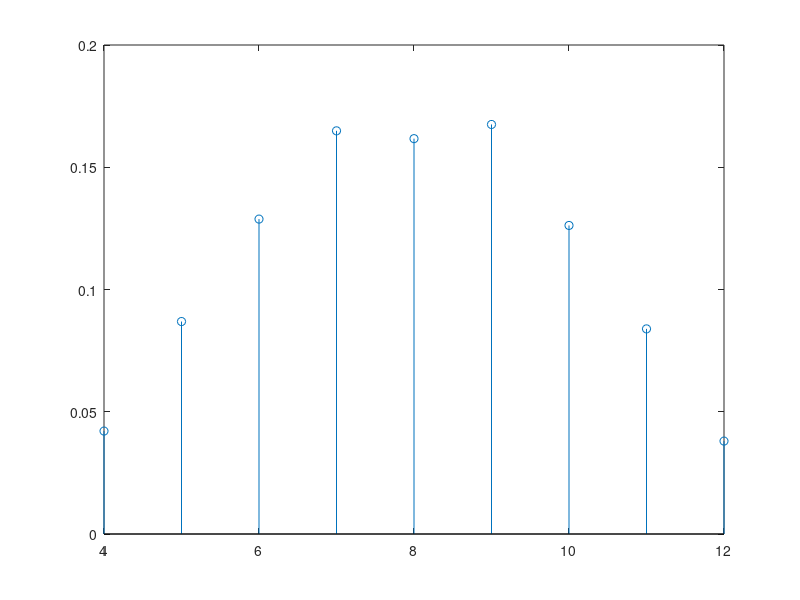

Write MATLAB code to recreate this figure. (Note: this script raises an error after producing the figure.)
% EXERCÍCIO 1
% Considere um processo aleatório que gera dois números: o primeiro número
% de 3 a 6 (com todos os valores igualmente prováveis) e o segundo número
% de 1 a 6 (com todos os valores também igualmente prováveis).
% Seja X a variável aleatória que representa a soma dos dois números.
% (a) (3.0 valores) Estime por simulação (usando 10000 simulações) a função
%     massa de probabilidade da variável aleatória X e apresente-a num
%     gráfico do tipo stem.
% (b) (2.0 valores) Com base na função massa de probabilidade estimada,
%     estime o valor esperado, a variância e o desvio padrão da variável
%     aleatória X.
% (c) (2.0 valores) Determine o valor teórico da probabilidade de X ser
%     maior que 5, sabendo que o segundo número é 1.
%% a)
N = 10000;
vetor = zeros(1,N);
for n = 1 : N % fazer o for para arranjar 2 números, entre 3 e 6, e 1 e 6 
    x = randi([3,6]) + randi([1 6]);
    vetor(n) = x;
end
Sx=4:12; % O valor mínimo da VA é 4 e o máximo 12 
px= zeros(1,length(Sx));
for i=Sx % vamos calcular a prob. para cada valor de X 
    px(i-3)= sum(vetor == i)/N; % o i-3 é para começar a preencher o px no índice 1
end
stem(Sx,px)
%% b)
% Média ou Valor Esperado
media = sum(Sx.*px)

%variancia
aux = (Sx-media).^2;
variancia = sum(aux.*px)

% desvio padrão
dp = sqrt(variancia)
%% c)
% Vai ser uma probabilidade Condicionada
% P(A|B) = P (AB) / P(B)
% P(B) =  prob. do 2º numero ser 1 ->1/6, já que a prob. é igual para todos os números
% P(AB)= prob. de ser maior que 5 e 2º ser 1 -> 1/2
ProbCond= (1/2) /(1/6)

%% EXERCÍCIO 2
% Considere um sistema com 4 estados (1, 2, 3 e 4) modelado por uma cadeia
% de Markov com a matriz de transição de estados T seguinte.

T= [0.2 0.4 0.1 0
    0.4 0.3 0.1 0.1
    0.3 0.3 0.8 0.1
    0.1 0   0   0.8];

% (a) (3.0 valores) Qual a probabilidade de o sistema, começando no
%     estado 3, estar no estado 1 após 4 transições?
% (b) (2.0 valores) Qual a probabilidade de o sistema, começando ou no
%     estado 1 ou no estado 2 com igual probabilidade, não estar no
%     estado 4 após 10 transições?
%% a)
v0= [0 0 1 0]';
T4= T^4 *v0;
fprintf("A probabilidade de o sistema, começando no estado 3,\nestar no estado 1 após 4 transições é %.3f.\n",T4(1));
%% b)
v0= [0.5 0.5 0 0]';
T10= T^10 *v0;
fprintf("A probabilidade de o sistema, começando ou no estado 1 ou no estado 2,\n" + ...
"não estar no estado 4 após 10 transições é %.3f.\n",sum(T10(1:3)));% também dá para fazer pelo acontimen. complementar

%% EXERCÍCIO 3
% Considere um conjunto de 4 páginas web (A, B, C e D) com os hyperlinks
% seguintes entre eles:
% A -> B , B -> C , B -> D , C -> D
%
% (3.0 valores) Determine o pagerank de cada página web ao fim de 10
% iterações assumindo beta = 0.8 e resolvendo primeiro problemas que
% possam existir de 'spider traps' e/ou 'dead-ends'.

%a) 
N=4; % número de estados
%   A  B  C D
H= [0  0  0 0
    1  0  0 0
    1 1/2 0 0
    0 1/2 1 0];
% D é um dead-end, logo temos de dividir todas as suas casas pelo número de
% estados
D= ones(4,1)/N;
H2 = H;
H2(:,4) = D; % Nova matriz com o dead-end resolvido
beta = 0.8;
HGoogle = beta * H2 + (1-beta) * ones(N) /N;

%Para verificar se é estocástica
sum(HGoogle);
HGoogle>=0 & HGoogle<=1;
% Se a matriz der só 1, é porque é estocástica

n= 10; % nº de iterações
pRank= ones(N,1)/N; % matriz onde vão ficar os valores de Page Rank
for i=1:n
    pRank = HGoogle*pRank;
end
pRank

%% EXERCÍCIO 4
% Considere as 2 funções no fim deste script que implementam duas das
% funcionalidades necessárias à implementação de um filtro de Bloom.
% Considere também os dois conjuntos de chaves seguintes:

CH1= {'Agatha','Anthony','Charles','John','Francis','Jessica','Lewis','Mario'};
CH2= {'Candy','Claire','Debbie','James','William'};

% (a) (3.0 valores) Desenvolva a função que falta para, com as funções
%     fornecidas, ter todas as funcionalidades necessárias à implementação
%     de um filtro de Bloom.
% (b) (2.0 valores) Desenvolva um script que (i) crie um filtro de Bloom
%     de comprimento 200 baseado em 5 funções de dispersão com as
%     chaves de CH1, (ii) teste a pertença das chaves de CH1 no filtro de
%     Bloom criado e (iii) verifique se as chaves de CH2 pertencem ao
%     filtro de Bloom.

% Não sei qual a função a completar
n=200;%Tamanho do Bloom Filter
k=5; % nº de funcs de dispersão
filtro= Init(n);

for i=1:length(CH1)
    filtro=AddElement(filtro,CH1{i},k);
end

existentes = zeros(1,length(CH1));
for c = 1 : length(CH1)
    existsCH1=ContainsElement(filtro,CH1{i},k);
    existentes(c) = existsCH1;
end

disp("0 - Não existe | 1 - Existe");
for c = 1 : length(CH1)
   disp(CH1{c} + " --> " + existentes(c)); 
end
% Agora para CH2
fprintf("---------------------------------------------------------------\n");
existentes = zeros(1,length(CH2));
for c = 1 : length(CH2)
    existsCH2=ContainsElement(filtro,CH2{c},k);
    existentes(c) = existsCH2;
end

disp("0 - Não existe | 1 - Existe");
for c = 1 : length(CH2)
   disp(CH2{c} + " --> " + existentes(c)); 
end


function BF= Init(n)
    BF= zeros(n,1);
end

function BF= AddElement(BF,key,k)
    nBF= length(BF);
    key= double(key);
    h= 127;
    for i= 1:length(key)
        h= mod(31*h+key(i),2^32-1);
    end
    for i= 1:k
        h= mod(31*h+i,2^32-1);
        BF(mod(h,nBF)+1)= 1;
    end
end

function exists = ContainsElement(BF,key,k)
    nBF= length(BF);
    key= double(key);
    h= 127;
    for i= 1:length(key)
        h = mod(31*h+key(i),2^32-1);
    end
    exists = 1;
    for i= 1:k
        h= mod(31*h+i,2^32-1);
        if (BF(mod(h,nBF)+1) == 0)
            exists = 0;
            break;
        end
    end
end